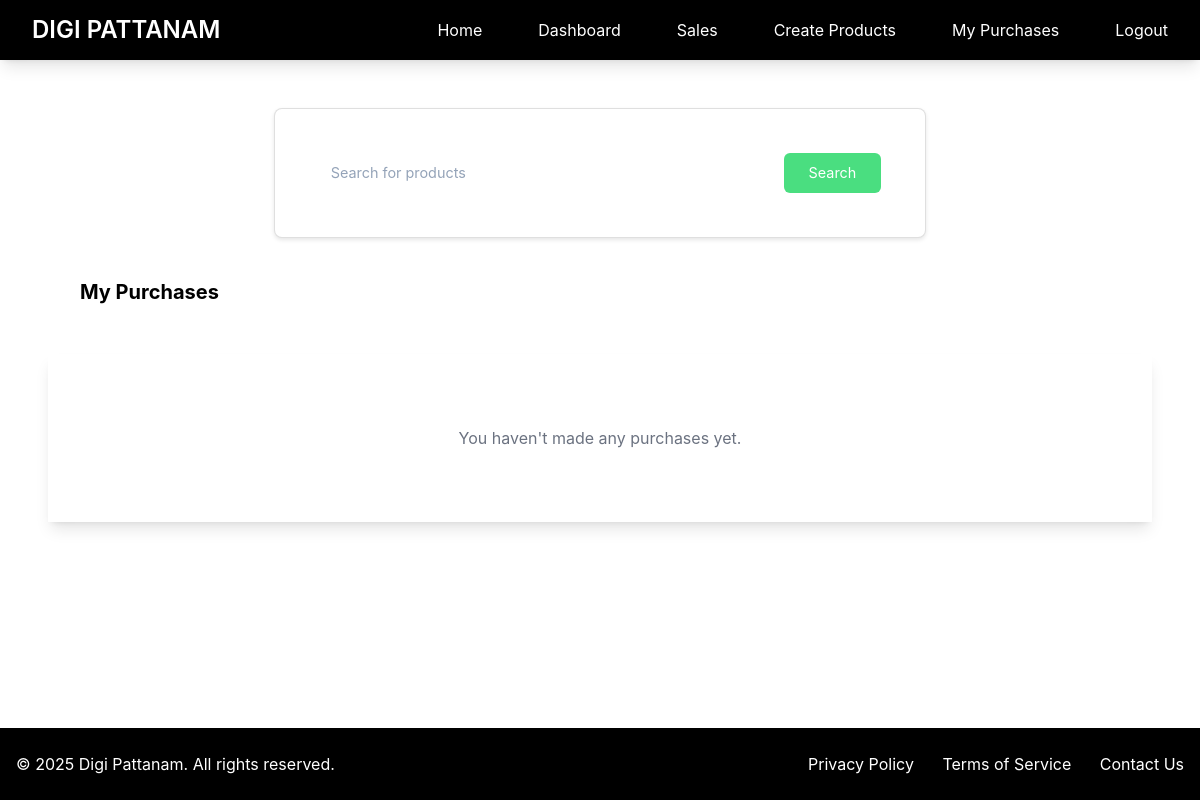
The app's page /purchases/ (signed in), older data.
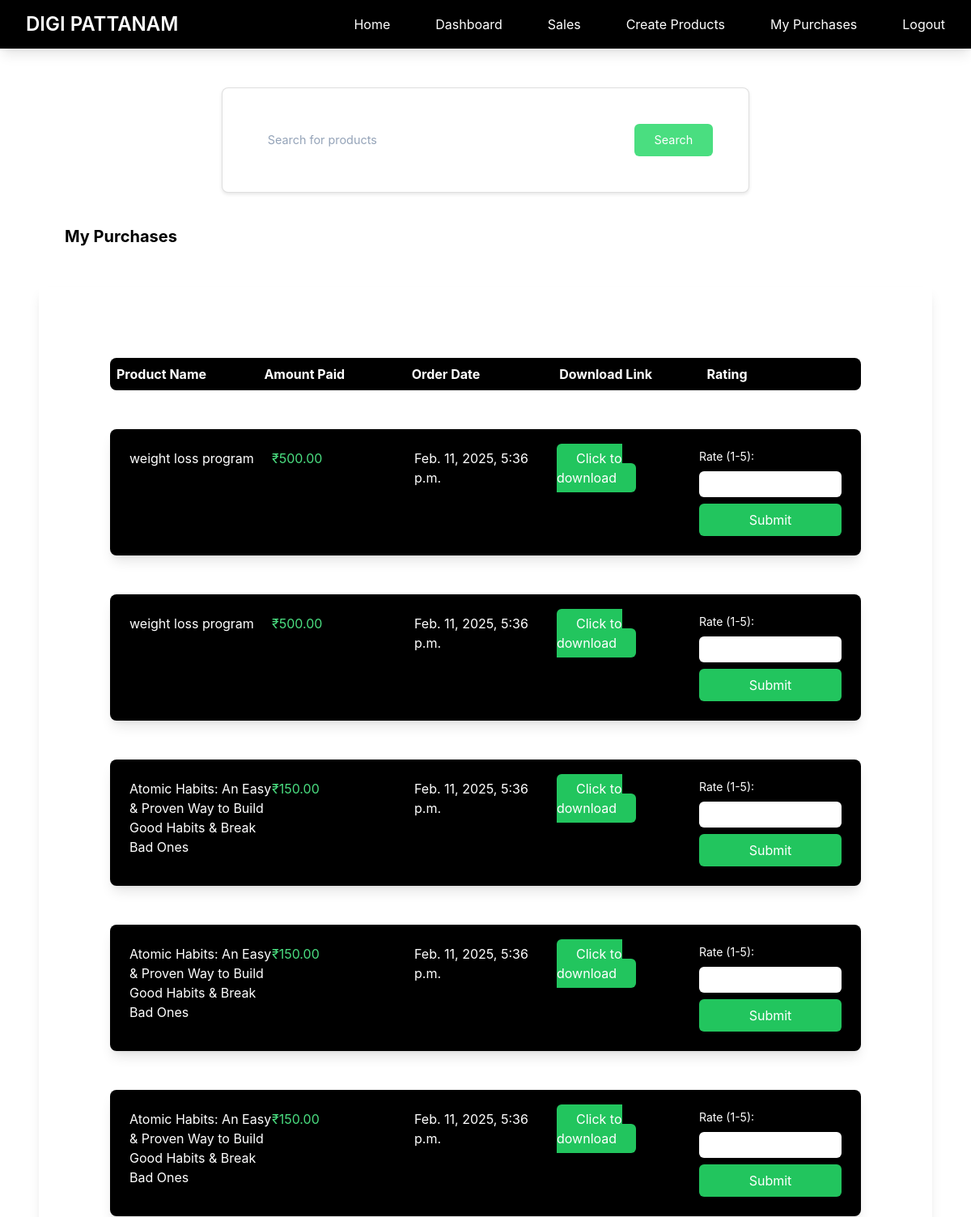
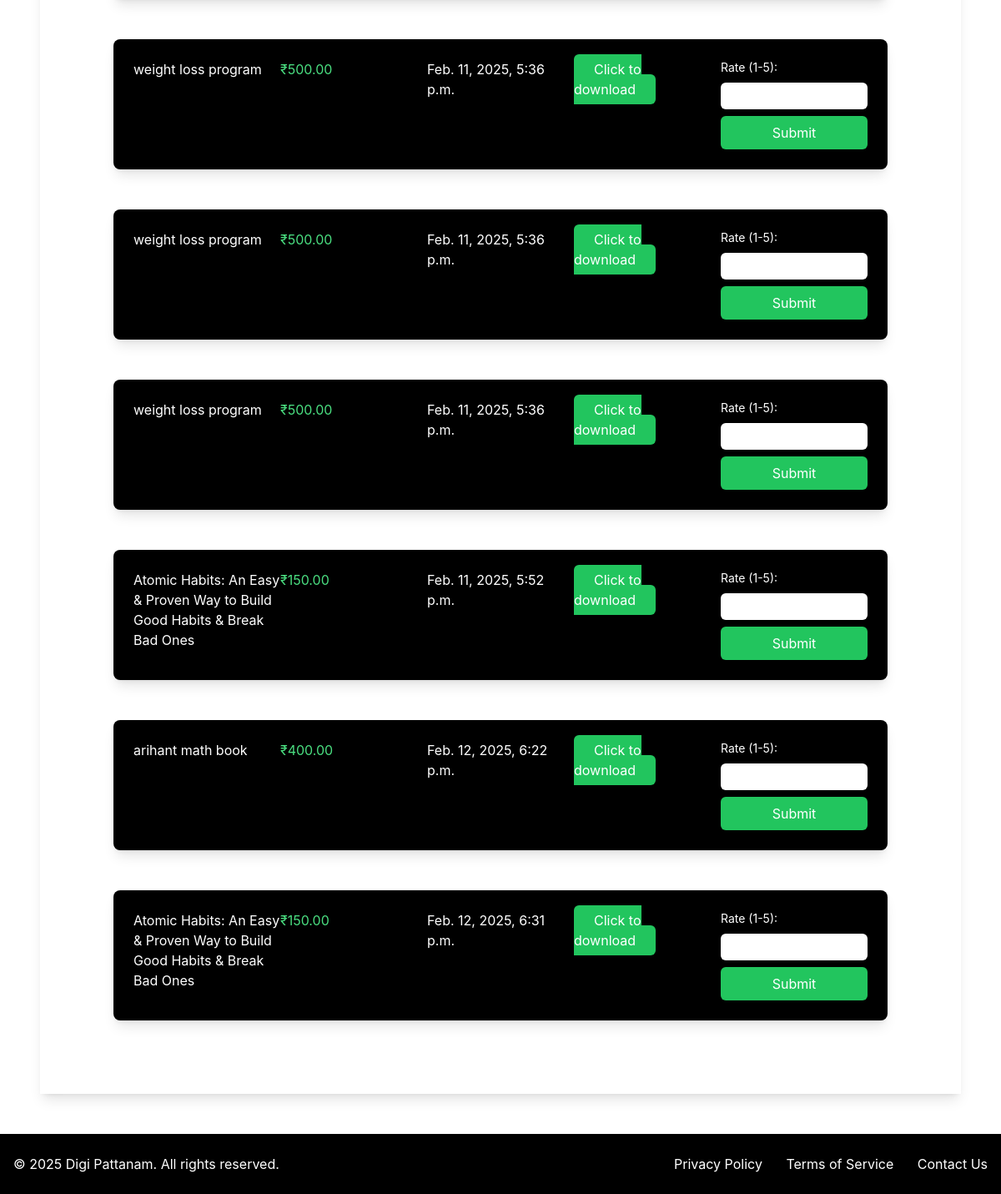
The same page, newer data (2 pictures, top to bottom).
### myapp/models.py (models this page shows, shortened)
class OrderDetail(models.Model):
    user = models.ForeignKey(User, on_delete=models.CASCADE, null=True)
    customer_email = models.EmailField(null=True)
    product = models.ForeignKey(Products, on_delete=models.CASCADE)
    amount = models.DecimalField(max_digits=10, decimal_places=2)
    razorpay_payment_intent = models.CharField(max_length=200, null=True)
    razorpay_order_id = models.CharField(max_length=100, unique=True, null=True)
    has_paid = models.BooleanField(default=False)
    created_on = models.DateTimeField(auto_now_add=True, null=True)
    updated_on = models.DateTimeField(auto_now=True, null=True)

class Products(models.Model):
    FILE_TYPE_CHOICES = [
        ('pdf', 'PDF Document'),
        ('video', 'Video File'),
        ('audio', 'Audio File'),
        ('image', 'Image File'),
        ('zip', 'ZIP Archive'),
        ('doc', 'Document'),
        ('other', 'Other')
    ]
    user = models.ForeignKey(User, on_delete=models.CASCADE, null=True)
    name = models.CharField(max_length=200)
    desc = models.CharField(max_length=1000)
    price = models.DecimalField(max_digits=10, decimal_places=2)
    file = models.FileField(upload_to='uploads')
    image = models.ImageField(upload_to='product_images/', null=True, blank=True)
    file_type = models.CharField(
        max_length=10,
        choices=FILE_TYPE_CHOICES,
        default='other',
        help_text="Select the type of file you are uploading",
        null=True
    )

### myapp/views.py (the view)
# urls.py: path('purchases/', views.my_purchases, name='purchases'),
@login_required
def my_purchases(request):
    orders = OrderDetail.objects.filter(user=request.user, has_paid=True)
    return render(request, 'myapp/purchases.html', {'orders': orders})

### myapp/templates/myapp/purchases.html (shortened to what this page needs)
{% extends 'myapp/base.html' %}
{% block body %}
    <div class="flex justify-between">
        <div class="ml-20 mt-10 font-bold text-xl">My Purchases</div>
    </div>
    <div class="order-container shadow-lg p-10 m-5">
        {% if orders %}
            <div class="order-header flex font-bold m-5 p-2 text-white bg-black rounded-lg">
                <div class="w-1/5">Product Name</div>
                <div class="w-1/5">Amount Paid</div>
                <div class="w-1/5">Order Date</div>
                <div class="w-1/5">Download Link</div>
                <div class="w-1/5">Rating</div>
            </div>
            {% for order in orders %}
            <div class="flex m-5 p-4 bg-black text-white rounded-lg shadow-lg">
                <div class="w-1/5">
                    {{ order.product.name }}
                </div>
                <div class="w-1/5 text-green-400">
                    ₹{{ order.amount }}
                </div>
                <div class="w-1/5">
                    {{ order.created_on }}
                </div>
                <div class="w-1/5">
                    <a class="bg-green-500 text-white px-4 py-2 rounded-md" href="{{ order.product.file.url }}" download>Click to download</a>
                </div>
                <div class="w-1/5">
                    <form method="POST" action="{% url 'submit_rating' order.product.id %}">
                        <label for="rating" class="block mb-2 text-sm">Rate (1-5):</label>
                        <input type="number" name="rating" id="rating" min="1" max="5" class="text-black px-2 py-1 rounded-md w-full">
                        <button type="submit" class="bg-green-500 text-white px-4 py-2 rounded-md mt-2 w-full">Submit</button>
                    </form>
                </div>
            </div>
            {% endfor %}
        {% else %}
            <div class="text-center py-8">
                <p class="text-gray-500">You haven't made any purchases yet.</p>
            </div>
        {% endif %}
    </div>
{% endblock %}

Row changes from the older to the newer data that the page shows:
added OrderDetail: product.name "weight loss program", amount "500.00", created_on "Feb. 11, 2025, 5:36 p.m."
added OrderDetail: product.name "weight loss program", amount "500.00", created_on "Feb. 11, 2025, 5:36 p.m."
added OrderDetail: product.name "Atomic Habits: An Easy & Proven Way to Build Good Habits & Break Bad Ones", amount "150.00", created_on "Feb. 11, 2025, 5:36 p.m."
added OrderDetail: product.name "Atomic Habits: An Easy & Proven Way to Build Good Habits & Break Bad Ones", amount "150.00", created_on "Feb. 11, 2025, 5:36 p.m."
added OrderDetail: product.name "Atomic Habits: An Easy & Proven Way to Build Good Habits & Break Bad Ones", amount "150.00", created_on "Feb. 11, 2025, 5:36 p.m."
added OrderDetail: product.name "weight loss program", amount "500.00", created_on "Feb. 11, 2025, 5:36 p.m."
added OrderDetail: product.name "weight loss program", amount "500.00", created_on "Feb. 11, 2025, 5:36 p.m."
added OrderDetail: product.name "weight loss program", amount "500.00", created_on "Feb. 11, 2025, 5:36 p.m."
added OrderDetail: product.name "Atomic Habits: An Easy & Proven Way to Build Good Habits & Break Bad Ones", amount "150.00", created_on "Feb. 11, 2025, 5:52 p.m."
added OrderDetail: product.name "arihant math book", amount "400.00", created_on "Feb. 12, 2025, 6:22 p.m."
added OrderDetail: product.name "Atomic Habits: An Easy & Proven Way to Build Good Habits & Break Bad Ones", amount "150.00", created_on "Feb. 12, 2025, 6:31 p.m."
Text that changed along with them:
text no longer shown: "You haven't made any purchases yet."
text now shown: "Product Name Amount Paid Order Date Download Link Rating"
